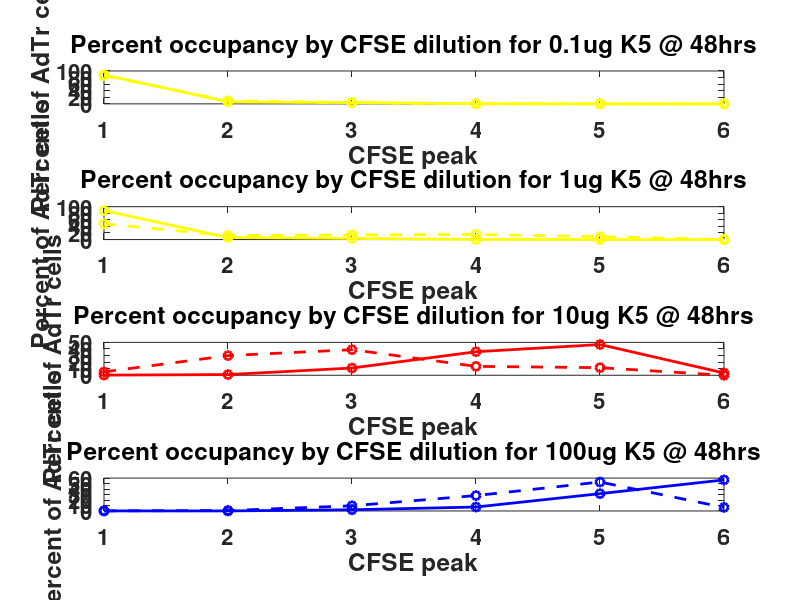
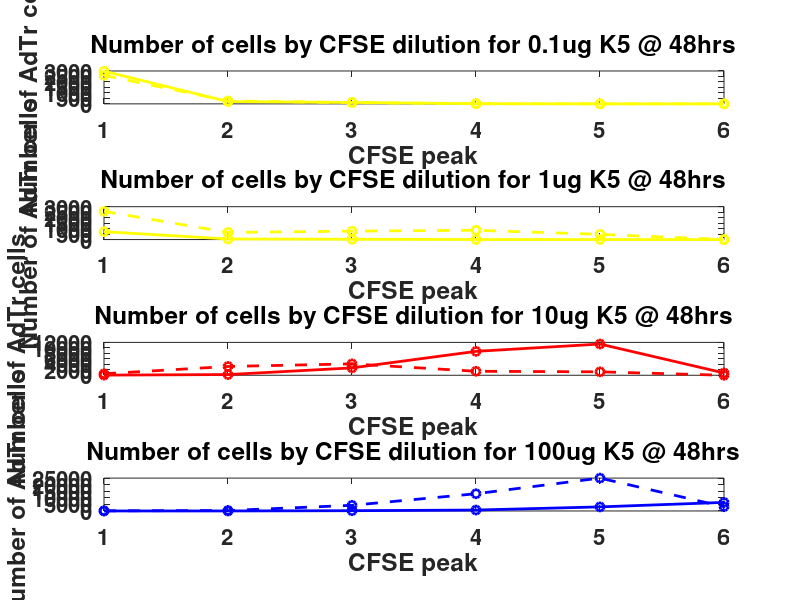

Write MATLAB code to recreate these figures, in order.
%Rework of rotation work 12062011

%Percent occupancy

%A=0.1ug
%B=1ug
%C=10ug
%D=100ug

AWT=[88.1	6.08	4.07	0.55	0	0
88.3	6.27	3.59	0.48	0.032	0];
AWT=mean(AWT);

BWT=[88.2	5.9	2.33	0.369	0	0
88	6.72	4.4	0.489	0.122	0];
BWT=mean(BWT);

CWT=[0.276	1.14	11.1	37.1	46.6	2.1
0.178	0.961	10.9	34.5	46.9	4.84];
CWT=mean(CWT);

DWT=[0.199	0.0871	3.15	9.78	42.6	41.3
0.0445	0.0519	1.21	4.61	20.6	72.1];
DWT=mean(DWT);

AKO=[89.2	7.09	2.93	0.114	0	0
82.6	11.5	5.05	0.601	0	0];
AKO=mean(AKO);

BKO=[47.9	12.4	14.3	16.1	7.89	0
47.8	11.9	14.1	15.4	9.82	0];
BKO=mean(BKO);

CKO=[4.88	29.8	40.6	13.4	10.3	0
5.38	30	37.2	13.7	12.8	0];
CKO=mean(CKO);

DKO=[0.177	0.584	7.85	26.8	54.3	8.43
0.274	0.878	11.1	29.4	51.4	4.61];
DKO=mean(DKO);

Peak=[1 2 3 4 5 6];

figure()
subplot(4,1,1)
hold on
plot(Peak, AWT, '-yo', 'linewidth', 2)
plot(Peak, AKO, '--yo', 'linewidth', 2)
set(gcf, 'color', 'w')
set(gca, 'Fontsize', 16, 'Fontweight', 'bold')
ylabel('Percent of AdTr cells')
xlabel('CFSE peak')
title('Percent occupancy by CFSE dilution for 0.1ug K5 @ 48hrs')
box on
subplot(4,1,2)
hold on
plot(Peak, BWT, '-yo', 'linewidth', 2)
plot(Peak, BKO, '--yo', 'linewidth', 2)
set(gcf, 'color', 'w')
set(gca, 'Fontsize', 16, 'Fontweight', 'bold')
ylabel('Percent of AdTr cells')
xlabel('CFSE peak')
title('Percent occupancy by CFSE dilution for 1ug K5 @ 48hrs')
box on
subplot(4,1,3)
hold on
plot(Peak, CWT, '-ro', 'linewidth', 2)
plot(Peak, CKO, '--ro', 'linewidth', 2)
set(gcf, 'color', 'w')
set(gca, 'Fontsize', 16, 'Fontweight', 'bold')
ylabel('Percent of AdTr cells')
xlabel('CFSE peak')
title('Percent occupancy by CFSE dilution for 10ug K5 @ 48hrs')
box on
subplot(4,1,4)
hold on
plot(Peak, DWT, '-bo', 'linewidth', 2)
plot(Peak, DKO,' --bo', 'linewidth', 2)
set(gcf, 'color', 'w')
set(gca, 'Fontsize', 16, 'Fontweight', 'bold')
ylabel('Percent of AdTr cells')
xlabel('CFSE peak')
title('Percent occupancy by CFSE dilution for 100ug K5 @ 48hrs')
box on

%%

%Rework of rotation work 12062011

%Percent occupancy

%A=0.1ug
%B=1ug
%C=10ug
%D=100ug

AWT=[3204	221	148	20	0	0
2758	196	112	15	1	0];
AWT=mean(AWT);

BWT=[718	48	19	3	0	0
720	55	36	4	1	0];
BWT=mean(BWT);

CWT=[68	281	2741	9137	11459	517
43	232	2639	8322	11332	1169];
CWT=mean(CWT);

DWT=[16	7	253	786	3424	3320
6	7	163	622	2775	9722];
DWT=mean(DWT);

AKO=[3132	249	103	4	0	0
2061	286	126	15	0	0];
AKO=mean(AKO);

BKO=[2631	682	785	885	433	0
2515	626	743	810	517	0];
BKO=mean(BKO);

CKO=[483	2952	4012	1330	1021	0
623	3472	4306	1587	1486	0];
CKO=mean(CKO);

DKO=[100	330	4435	15154	30665	4762
103	330	4168	11048	19318	1732];
DKO=mean(DKO);

Peak=[1 2 3 4 5 6];

figure()
subplot(4,1,1)
hold on
plot(Peak, AWT, '-yo', 'linewidth', 2)
plot(Peak, AKO, '--yo', 'linewidth', 2)
set(gcf, 'color', 'w')
set(gca, 'Fontsize', 16, 'Fontweight', 'bold')
ylabel('Number of AdTr cells')
xlabel('CFSE peak')
title('Number of cells by CFSE dilution for 0.1ug K5 @ 48hrs')
box on
subplot(4,1,2)
hold on
plot(Peak, BWT, '-yo', 'linewidth', 2)
plot(Peak, BKO, '--yo', 'linewidth', 2)
set(gcf, 'color', 'w')
set(gca, 'Fontsize', 16, 'Fontweight', 'bold')
ylabel('Number of AdTr cells')
xlabel('CFSE peak')
title('Number of cells by CFSE dilution for 1ug K5 @ 48hrs')
box on
subplot(4,1,3)
hold on
plot(Peak, CWT, '-ro', 'linewidth', 2)
plot(Peak, CKO, '--ro', 'linewidth', 2)
set(gcf, 'color', 'w')
set(gca, 'Fontsize', 16, 'Fontweight', 'bold')
ylabel('Number of AdTr cells')
xlabel('CFSE peak')
title('Number of cells by CFSE dilution for 10ug K5 @ 48hrs')
box on
subplot(4,1,4)
hold on
plot(Peak, DWT, '-bo', 'linewidth', 2)
plot(Peak, DKO,' --bo', 'linewidth', 2)
set(gcf, 'color', 'w')
set(gca, 'Fontsize', 16, 'Fontweight', 'bold')
ylabel('Number of AdTr cells')
xlabel('CFSE peak')
title('Number of cells by CFSE dilution for 100ug K5 @ 48hrs')
box on
